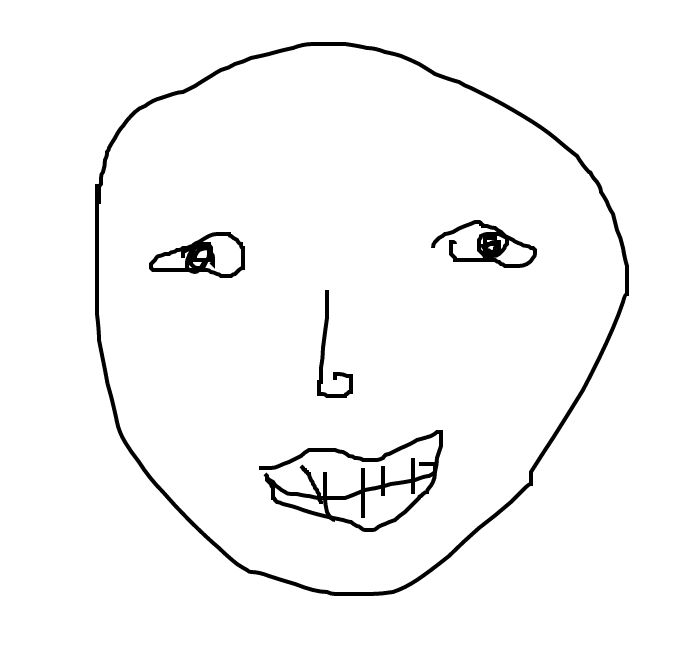
#> input picture find_features/face.png, 696 x 660 px
$ python find_contours.py   (older library calls are emulated)
#> lines starting #> are read from the running program, lines starting #| are printed output that depends on the picture; after the words box and inside, x2 and y2 are one past the last pixel; in counts of white or black regions, pixels touching at a corner belong together
# import the necessary packages
import argparse
import imutils
import cv2
import numpy as np
import numpy as np
import matplotlib.pylab as plt
import operator

#HELPER FUNCTIONS
#green's theorem
def contour_area(vs):
    a = 0
    x0,y0 = vs[0][0]
    for [[x1,y1]] in vs[1:]:
        dx = x1-x0
        dy = y1-y0
        a += 0.5*(y0*dx - x0*dy)
        x0 = x1
        y0 = y1
    return abs(a)

def overlap(r1,r2,margin):
	m = int(margin/2.0)
	x1 = r1[0] - m
	y1 = r1[1] - m
	x2 = r1[0] + r1[2] + m
	y2 = r1[1] + r1[3] + m
	x3 = r2[0] - m
	y3 = r2[1] - m
	x4 = r2[0] + r2[2] + m
	y4 = r2[1] + r2[3] + m
	#print x1,y1,x2,y2
	#print x3,y3,x4,y4
	#if they don't overlap in x coordinates
	if x1 > x4 or x3 > x2:
		return False
	#don't overlap in y coordinates
	elif y1 > y4 or y3 > y2:
		return False
	else:
		return True

def draw_boxes(boxes, color = (255,0,0)):
	for b in boxes:
		(x, y, w, h) = b
		cv2.rectangle(image, (x, y), (x + w, y + h), color, 1)

#LOAD IN IMAGE
image = cv2.imread("face.png")
#> image is the input picture: shape (660, 696, 3); min 0, max 255, mean 247.3
h,w,_ = np.shape(image)
#> h = 660; w = 696
gray = cv2.cvtColor(image, cv2.COLOR_BGR2GRAY)
blurred = cv2.GaussianBlur(gray, (5, 5), 0)
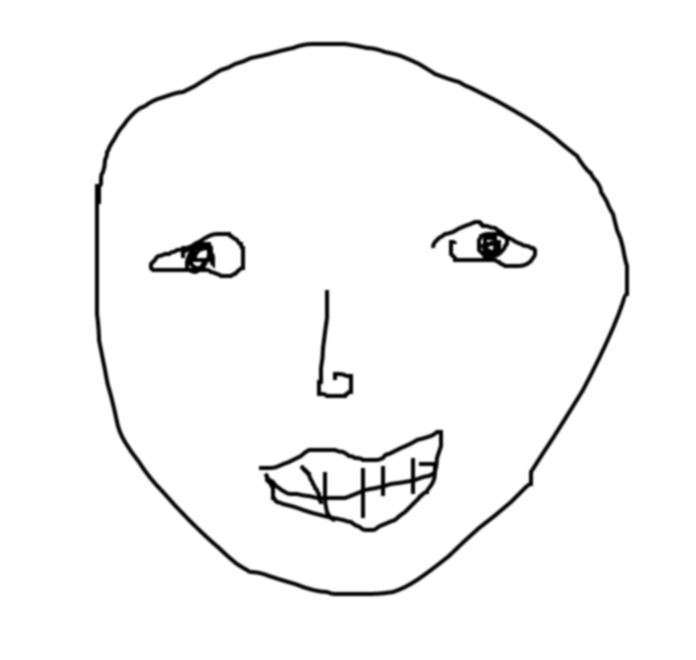
#> blurred: shape (660, 696); min 0, max 255, mean 247.3
thresh = cv2.threshold(blurred, 60, 255, cv2.THRESH_BINARY)[1]
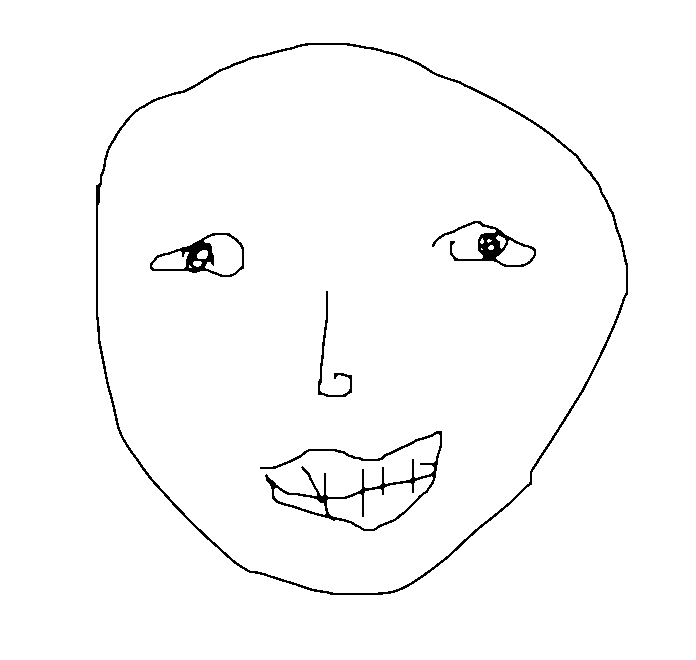
#> thresh: shape (660, 696); 98.1% white; black in thin lines or dots, all inside (x1, y1, x2, y2) = (96, 43, 628, 595)
#get actual image size
temp_mask = image < 200
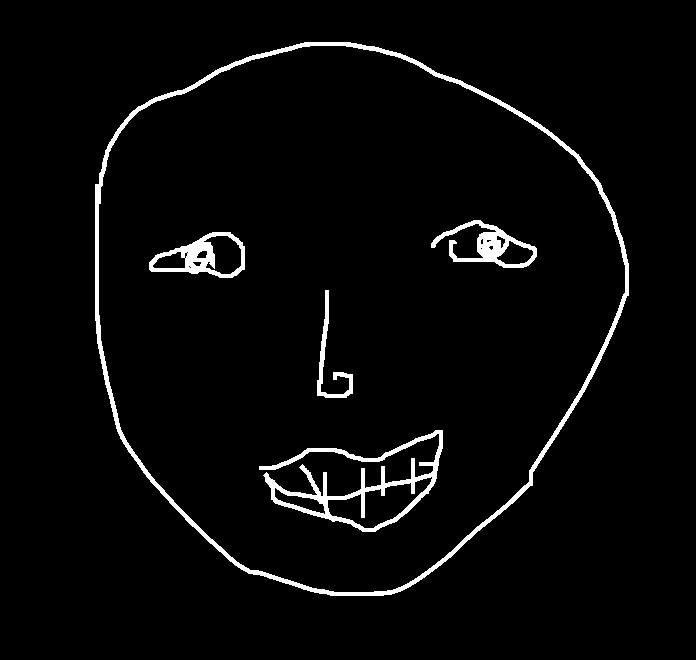
#> temp_mask: shape (660, 696, 3) bool; 3.3% white; 5 white regions
coords = np.argwhere(temp_mask)
x0, y0,_ = coords.min(axis=0)
#> x0 = 42; y0 = 95
x1, y1,_ = coords.max(axis=0) + 1
#> x1 = 596; y1 = 629
cropped = image[x0:x1, y0:y1]
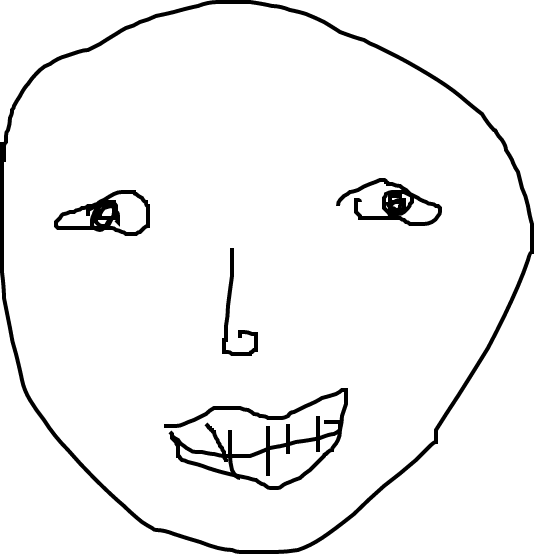
#> cropped: shape (554, 534, 3); min 0, max 255, mean 243

#GET CONTOURS
contours = cv2.findContours(thresh.copy(), cv2.RETR_TREE,cv2.CHAIN_APPROX_SIMPLE)
#> contours = 20 contours, 5 with area under 20; largest, box (x1, y1, x2, y2) and area: (0, 0, 696, 660) 458005, (95, 42, 629, 596) 224592, (98, 45, 626, 593) 218976, (259, 430, 443, 532) 5746, (149, 232, 245, 278) 2830
contours = contours[0] if imutils.is_cv2() else contours[1]
for (i, c) in enumerate(contours):
    print("\tSize of contour %d: %d" % (i, len(c)))
#> this loop made 20 passes
#> c on passes 1, 9, 15: [[0, 0], [0, 659], [695, 659], [695, 0]], [[189, 265], [189, 267], [191, 267]], [[481, 248], [481, 249], [482, 249]]
#| 	Size of contour 0: 4
#| 	Size of contour 1: 726
#| 	Size of contour 2: 738
#| 	Size of contour 3: 451
#| 	Size of contour 4: 59
#| 	Size of contour 5: 125
#| 	Size of contour 6: 82
#| 	Size of contour 7: 87
#> (further printed lines are left out)

#GET BOUNDING BOXES
bboxes = []
for c in contours:
    bboxes.append(cv2.boundingRect(c))
#> after the loop, bboxes = 20 items, first 6: (0, 0, 696, 660), (95, 42, 534, 554), (98, 45, 528, 548), (259, 430, 184, 102), (274, 488, 52, 27), (327, 476, 106, 53)
original_bboxes = list(bboxes)
#> original_bboxes has the same summary as bboxes

#CLEAN UP
#remove bounding boxes bigger than half the size of the drawing
h_real,w_real,_ = np.shape(cropped)
#> h_real = 554; w_real = 534
image_area = h_real * w_real
#> image_area = 295836
max_feature_size = image_area / 4.0
#> max_feature_size = 73959
#print max_feature_size
smaller_boxes = []
for i in range(len(bboxes)):
	b = bboxes[i]
	a = b[2] * b[3]
	#print a
	if a < max_feature_size:
		#print b
		smaller_boxes.append(bboxes[i])
#> this loop made 20 passes
#> (b, a) on passes 1 to 12: ((0, 0, 696, 660), 459360), ((95, 42, 534, 554), 295836), ((98, 45, 528, 548), 289344), ((259, 430, 184, 102), 18768), ((274, 488, 52, 27), 1404), ((327, 476, 106, 53), 5618), ((317, 290, 36, 108), 3888), ((149, 232, 96, 46), 4416), ((189, 265, 3, 3), 9), ((193, 261, 9, 6), 54), ((152, 251, 37, 18), 666), ((197, 250, 11, 9), 99)
#> after the loop, smaller_boxes = 17 items, first 6: (259, 430, 184, 102), (274, 488, 52, 27), (327, 476, 106, 53), (317, 290, 36, 108), (149, 232, 96, 46), (189, 265, 3, 3)
#print smaller_boxes
bboxes = smaller_boxes[:]
#> bboxes has the same summary as smaller_boxes
#draw_boxes(bboxes[0])

#NON-MAX SUPPRESSION
#a variation on non-max suppression to produce largest boxes
final_boxes = []
#get sorted bounding box areas
bbox_areas = []
for b in bboxes:
	a = b[2] * b[3]
	bbox_areas.append(a)
#> this loop made 17 passes
#> after the loop, bbox_areas = [18768, 1404, 5618, 3888, 4416, 9, 54, 666, 99, 1520, 5088, 4, 30, 950, 20, 24, 140]
sorted_areas = sorted(enumerate(bbox_areas), key = operator.itemgetter(1),reverse = True)
#> sorted_areas = [(0, 18768), (2, 5618), (10, 5088), (4, 4416), (3, 3888), (9, 1520), (1, 1404), (13, 950), (7, 666), (16, 140), (8, 99), (6, 54), (12, 30), (15, 24), (14, 20), (5, 9), (11, 4)]
#print sorted_areas
for i in range(len(sorted_areas)):
	index = sorted_areas[i][0]
	box = bboxes[i]
	overlap_flag = False
	for j in range(len(final_boxes)):
		f = final_boxes[j]
		if overlap(f,box,0):
			overlap_flag = True
	if not(overlap_flag):
		if len(final_boxes) == 0:
			final_boxes = [box]
		else:
			final_boxes = np.vstack((final_boxes,list(box)))
#> this loop made 17 passes
#> (index, box) on passes 2, 3, 5, 6, 7, 8, 9, 10, 11, 12, 13, 14: (2, (274, 488, 52, 27)), (10, (327, 476, 106, 53)), (3, (149, 232, 96, 46)), (9, (189, 265, 3, 3)), (1, (193, 261, 9, 6)), (13, (152, 251, 37, 18)), (7, (197, 250, 11, 9)), (16, (204, 235, 38, 40)), (8, (431, 220, 106, 48)), (6, (481, 248, 2, 2)), (12, (488, 245, 6, 5)), (15, (496, 240, 38, 25))
#> index on pass 4: 4
#print len(final_boxes)
draw_boxes(final_boxes)
#> the loop in draw_boxes, `for b in boxes:` made 4 passes
#> after the loop in draw_boxes, `for b in boxes:`:
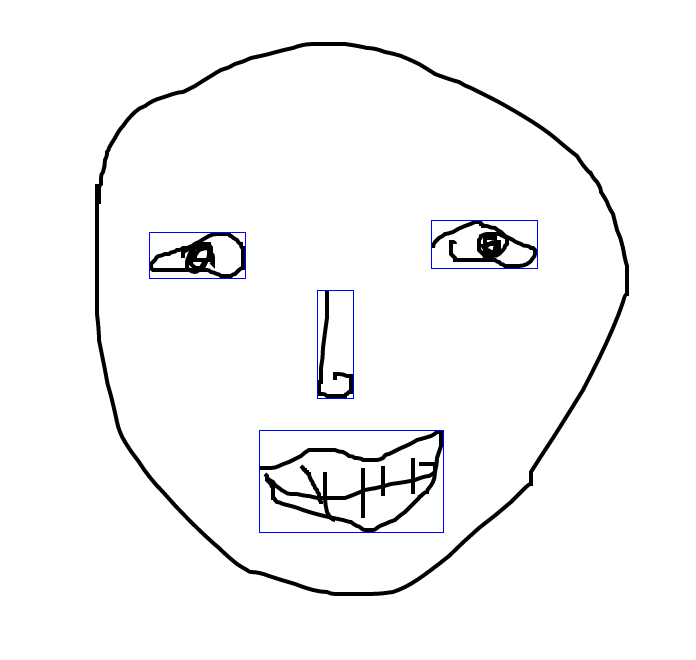
#> image: shape (660, 696, 3); 0.32% of pixels changed, all inside (x1, y1, x2, y2) = (149, 220, 538, 533)
# [6 lines of commented-out code are left out]
cv2.imwrite("result.png",image)
cv2.imwrite("cropped.png",cropped)
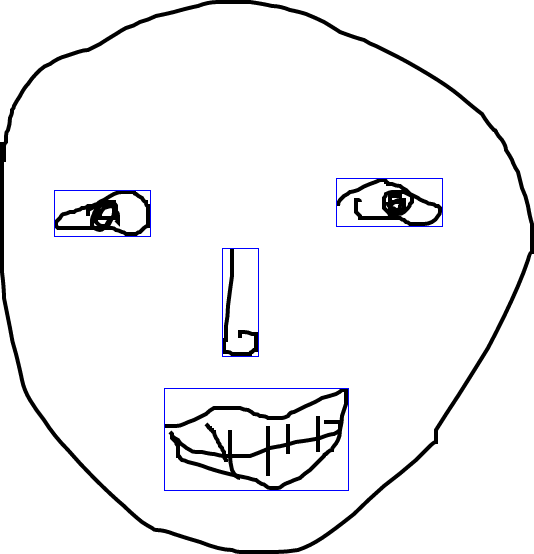
#> saved as cropped.png: shape (554, 534, 3); mean B, G, R 243.1, 241.8, 241.8

#ALTERNATIVE IMPLEMENTATION:
#contour clustering

#SHOW RESULT IN WINDOW
#cv2.namedWindow("output", cv2.WINDOW_NORMAL)
#cv2.imshow("output", image)
#cv2.waitKey(0)
